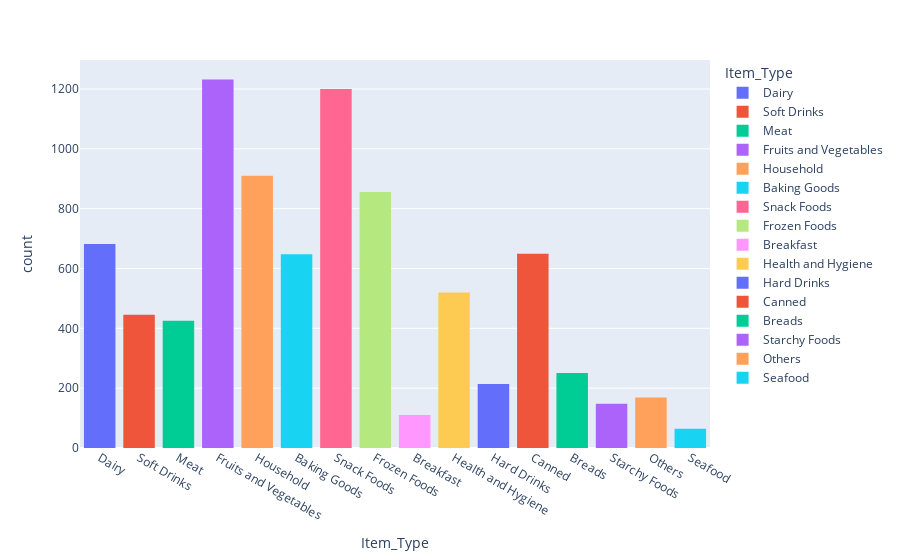

Notebook source saved alongside this figure:
### Code cell
fig = px.histogram(train,x = 'Item_Type',color = 'Item_Type' )
fig.show()

### Figure 1 — Plotly figure (JSON) as saved in the notebook; plotly's stock layout.template omitted (floating-point values rounded to 4 significant figures; data arrays with more than 128 entries replaced by an {"elided": "..."} marker saying what was removed)
{"data": [{"alignmentgroup": "True", "bingroup": "x", "hovertemplate": "Item_Type=%{x}<br>count=%{y}<extra></extra>", "legendgroup": "Dairy", "marker": {"color": "#636efa", "pattern": {"shape": ""}}, "name": "Dairy", "offsetgroup": "Dairy", "orientation": "v", "showlegend": true, "type": "histogram", "x": {"elided": "682 str values"}, "xaxis": "x", "yaxis": "y"}, {"alignmentgroup": "True", "bingroup": "x", "hovertemplate": "Item_Type=%{x}<br>count=%{y}<extra></extra>", "legendgroup": "Soft Drinks", "marker": {"color": "#EF553B", "pattern": {"shape": ""}}, "name": "Soft Drinks", "offsetgroup": "Soft Drinks", "orientation": "v", "showlegend": true, "type": "histogram", "x": {"elided": "445 str values"}, "xaxis": "x", "yaxis": "y"}, {"alignmentgroup": "True", "bingroup": "x", "hovertemplate": "Item_Type=%{x}<br>count=%{y}<extra></extra>", "legendgroup": "Meat", "marker": {"color": "#00cc96", "pattern": {"shape": ""}}, "name": "Meat", "offsetgroup": "Meat", "orientation": "v", "showlegend": true, "type": "histogram", "x": {"elided": "425 str values"}, "xaxis": "x", "yaxis": "y"}, {"alignmentgroup": "True", "bingroup": "x", "hovertemplate": "Item_Type=%{x}<br>count=%{y}<extra></extra>", "legendgroup": "Fruits and Vegetables", "marker": {"color": "#ab63fa", "pattern": {"shape": ""}}, "name": "Fruits and Vegetables", "offsetgroup": "Fruits and Vegetables", "orientation": "v", "showlegend": true, "type": "histogram", "x": {"elided": "1232 str values"}, "xaxis": "x", "yaxis": "y"}, {"alignmentgroup": "True", "bingroup": "x", "hovertemplate": "Item_Type=%{x}<br>count=%{y}<extra></extra>", "legendgroup": "Household", "marker": {"color": "#FFA15A", "pattern": {"shape": ""}}, "name": "Household", "offsetgroup": "Household", "orientation": "v", "showlegend": true, "type": "histogram", "x": {"elided": "910 str values"}, "xaxis": "x", "yaxis": "y"}, {"alignmentgroup": "True", "bingroup": "x", "hovertemplate": "Item_Type=%{x}<br>count=%{y}<extra></extra>", "legendgroup": "Baking Goods", "marker": {"color": "#19d3f3", "pattern": {"shape": ""}}, "name": "Baking Goods", "offsetgroup": "Baking Goods", "orientation": "v", "showlegend": true, "type": "histogram", "x": {"elided": "648 str values"}, "xaxis": "x", "yaxis": "y"}, {"alignmentgroup": "True", "bingroup": "x", "hovertemplate": "Item_Type=%{x}<br>count=%{y}<extra></extra>", "legendgroup": "Snack Foods", "marker": {"color": "#FF6692", "pattern": {"shape": ""}}, "name": "Snack Foods", "offsetgroup": "Snack Foods", "orientation": "v", "showlegend": true, "type": "histogram", "x": {"elided": "1200 str values"}, "xaxis": "x", "yaxis": "y"}, {"alignmentgroup": "True", "bingroup": "x", "hovertemplate": "Item_Type=%{x}<br>count=%{y}<extra></extra>", "legendgroup": "Frozen Foods", "marker": {"color": "#B6E880", "pattern": {"shape": ""}}, "name": "Frozen Foods", "offsetgroup": "Frozen Foods", "orientation": "v", "showlegend": true, "type": "histogram", "x": {"elided": "856 str values"}, "xaxis": "x", "yaxis": "y"}, {"alignmentgroup": "True", "bingroup": "x", "hovertemplate": "Item_Type=%{x}<br>count=%{y}<extra></extra>", "legendgroup": "Breakfast", "marker": {"color": "#FF97FF", "pattern": {"shape": ""}}, "name": "Breakfast", "offsetgroup": "Breakfast", "orientation": "v", "showlegend": true, "type": "histogram", "x": ["Breakfast", "Breakfast", "Breakfast", "Breakfast", "Breakfast", "Breakfast", "Breakfast", "Breakfast", "Breakfast", "Breakfast", "Breakfast", "Breakfast", "Breakfast", "Breakfast", "Breakfast", "Breakfast", "Breakfast", "Breakfast", "Breakfast", "Breakfast", "Breakfast", "Breakfast", "Breakfast", "Breakfast", "Breakfast", "Breakfast", "Breakfast", "Breakfast", "Breakfast", "Breakfast", "Breakfast", "Breakfast", "Breakfast", "Breakfast", "Breakfast", "Breakfast", "Breakfast", "Breakfast", "Breakfast", "Breakfast", "Breakfast", "Breakfast", "Breakfast", "Breakfast", "Breakfast", "Breakfast", "Breakfast", "Breakfast", "Breakfast", "Breakfast", "Breakfast", "Breakfast", "Breakfast", "Breakfast", "Breakfast", "Breakfast", "Breakfast", "Breakfast", "Breakfast", "Breakfast", "Breakfast", "Breakfast", "Breakfast", "Breakfast", "Breakfast", "Breakfast", "Breakfast", "Breakfast", "Breakfast", "Breakfast", "Breakfast", "Breakfast", "Breakfast", "Breakfast", "Breakfast", "Breakfast", "Breakfast", "Breakfast", "Breakfast", "Breakfast", "Breakfast", "Breakfast", "Breakfast", "Breakfast", "Breakfast", "Breakfast", "Breakfast", "Breakfast", "Breakfast", "Breakfast", "Breakfast", "Breakfast", "Breakfast", "Breakfast", "Breakfast", "Breakfast", "Breakfast", "Breakfast", "Breakfast", "Breakfast", "Breakfast", "Breakfast", "Breakfast", "Breakfast", "Breakfast", "Breakfast", "Breakfast", "Breakfast", "Breakfast", "Breakfast"], "xaxis": "x", "yaxis": "y"}, {"alignmentgroup": "True", "bingroup": "x", "hovertemplate": "Item_Type=%{x}<br>count=%{y}<extra></extra>", "legendgroup": "Health and Hygiene", "marker": {"color": "#FECB52", "pattern": {"shape": ""}}, "name": "Health and Hygiene", "offsetgroup": "Health and Hygiene", "orientation": "v", "showlegend": true, "type": "histogram", "x": {"elided": "520 str values"}, "xaxis": "x", "yaxis": "y"}, {"alignmentgroup": "True", "bingroup": "x", "hovertemplate": "Item_Type=%{x}<br>count=%{y}<extra></extra>", "legendgroup": "Hard Drinks", "marker": {"color": "#636efa", "pattern": {"shape": ""}}, "name": "Hard Drinks", "offsetgroup": "Hard Drinks", "orientation": "v", "showlegend": true, "type": "histogram", "x": {"elided": "214 str values"}, "xaxis": "x", "yaxis": "y"}, {"alignmentgroup": "True", "bingroup": "x", "hovertemplate": "Item_Type=%{x}<br>count=%{y}<extra></extra>", "legendgroup": "Canned", "marker": {"color": "#EF553B", "pattern": {"shape": ""}}, "name": "Canned", "offsetgroup": "Canned", "orientation": "v", "showlegend": true, "type": "histogram", "x": {"elided": "649 str values"}, "xaxis": "x", "yaxis": "y"}, {"alignmentgroup": "True", "bingroup": "x", "hovertemplate": "Item_Type=%{x}<br>count=%{y}<extra></extra>", "legendgroup": "Breads", "marker": {"color": "#00cc96", "pattern": {"shape": ""}}, "name": "Breads", "offsetgroup": "Breads", "orientation": "v", "showlegend": true, "type": "histogram", "x": {"elided": "251 str values"}, "xaxis": "x", "yaxis": "y"}, {"alignmentgroup": "True", "bingroup": "x", "hovertemplate": "Item_Type=%{x}<br>count=%{y}<extra></extra>", "legendgroup": "Starchy Foods", "marker": {"color": "#ab63fa", "pattern": {"shape": ""}}, "name": "Starchy Foods", "offsetgroup": "Starchy Foods", "orientation": "v", "showlegend": true, "type": "histogram", "x": {"elided": "148 str values"}, "xaxis": "x", "yaxis": "y"}, {"alignmentgroup": "True", "bingroup": "x", "hovertemplate": "Item_Type=%{x}<br>count=%{y}<extra></extra>", "legendgroup": "Others", "marker": {"color": "#FFA15A", "pattern": {"shape": ""}}, "name": "Others", "offsetgroup": "Others", "orientation": "v", "showlegend": true, "type": "histogram", "x": {"elided": "169 str values"}, "xaxis": "x", "yaxis": "y"}, {"alignmentgroup": "True", "bingroup": "x", "hovertemplate": "Item_Type=%{x}<br>count=%{y}<extra></extra>", "legendgroup": "Seafood", "marker": {"color": "#19d3f3", "pattern": {"shape": ""}}, "name": "Seafood", "offsetgroup": "Seafood", "orientation": "v", "showlegend": true, "type": "histogram", "x": ["Seafood", "Seafood", "Seafood", "Seafood", "Seafood", "Seafood", "Seafood", "Seafood", "Seafood", "Seafood", "Seafood", "Seafood", "Seafood", "Seafood", "Seafood", "Seafood", "Seafood", "Seafood", "Seafood", "Seafood", "Seafood", "Seafood", "Seafood", "Seafood", "Seafood", "Seafood", "Seafood", "Seafood", "Seafood", "Seafood", "Seafood", "Seafood", "Seafood", "Seafood", "Seafood", "Seafood", "Seafood", "Seafood", "Seafood", "Seafood", "Seafood", "Seafood", "Seafood", "Seafood", "Seafood", "Seafood", "Seafood", "Seafood", "Seafood", "Seafood", "Seafood", "Seafood", "Seafood", "Seafood", "Seafood", "Seafood", "Seafood", "Seafood", "Seafood", "Seafood", "Seafood", "Seafood", "Seafood", "Seafood"], "xaxis": "x", "yaxis": "y"}], "layout": {"barmode": "relative", "legend": {"title": {"text": "Item_Type"}, "tracegroupgap": 0}, "margin": {"t": 60}, "xaxis": {"anchor": "y", "categoryarray": ["Dairy", "Soft Drinks", "Meat", "Fruits and Vegetables", "Household", "Baking Goods", "Snack Foods", "Frozen Foods", "Breakfast", "Health and Hygiene", "Hard Drinks", "Canned", "Breads", "Starchy Foods", "Others", "Seafood"], "categoryorder": "array", "domain": [0, 1], "title": {"text": "Item_Type"}}, "yaxis": {"anchor": "x", "domain": [0, 1], "title": {"text": "count"}}}}
